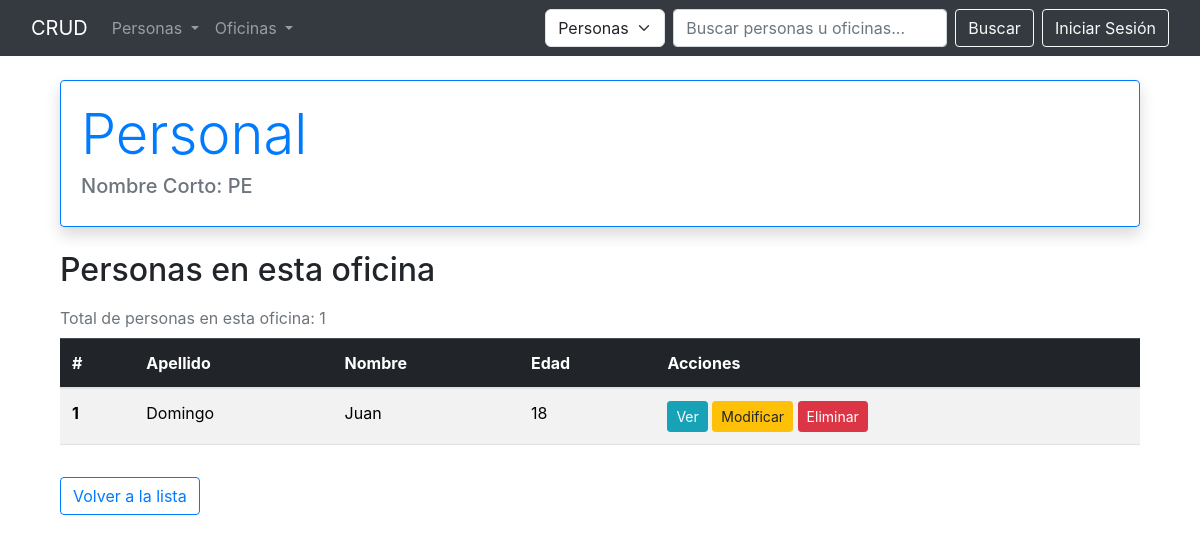
The page /oficina/detalle/3/ on the database as committed earlier.
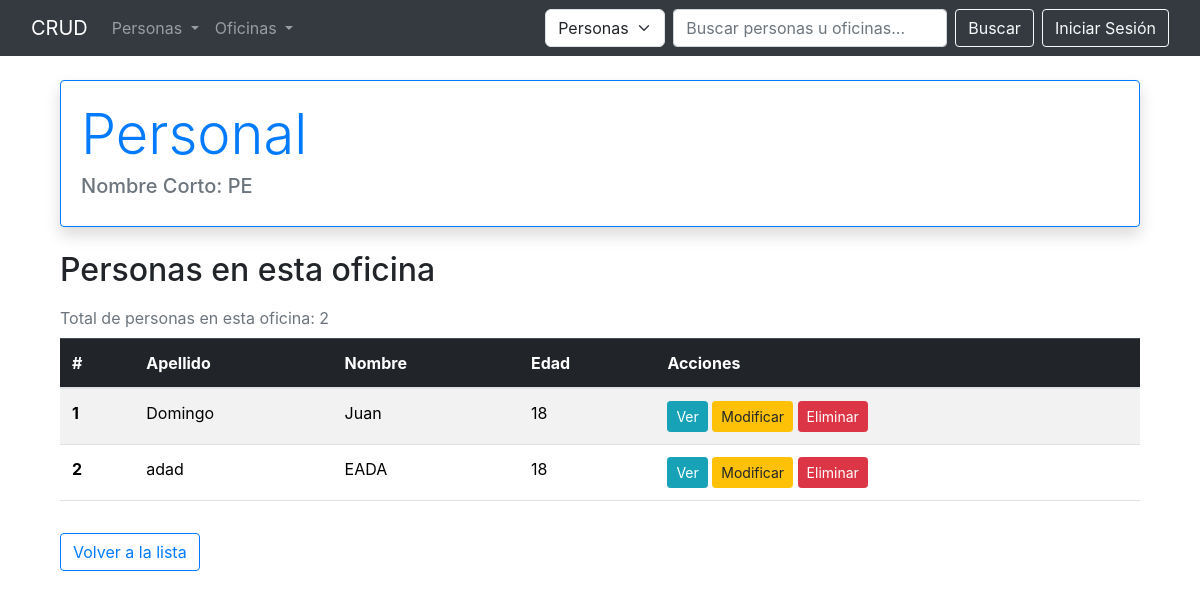
The same page on the database as committed later.
### oficina/models.py (models this page shows, shortened)
class Oficina(models.Model):
    nombre = models.CharField(max_length=50,unique=True)
    nombre_corto = models.CharField(max_length=10,unique=True,
     help_text="Nombre corto de la oficina (ADM, JAS,MARK, etc)"
    ,validators = [Validacion_nombre_corto])
    class Meta:
        verbose_name = 'Oficina'
        verbose_name_plural = 'Oficinas'

### persona/models.py (models this page shows, shortened)
class Persona(models.Model):
    apellido = models.CharField(verbose_name="apellido", max_length=50)
    nombre = models.CharField(verbose_name="nombre", max_length=50)
    edad = models.IntegerField(verbose_name="edad",
    validators=[
        MinValueValidator(18, message="La edad mínima es 18 años."),
        MaxValueValidator(90, message="La edad máxima es 90 años.")
    ],
    help_text="Ingrese la edad de la persona.")
    oficina = models.ForeignKey(Oficina, on_delete=models.PROTECT, related_name="personas", null=True, blank=True)
    class Meta:
        verbose_name = 'Persona'
        verbose_name_plural = 'Personas'

### oficina/views.py (the view)
class OficinaDetailView(DetailView):
    model = Oficina
    template_name = "oficina/detalle.html"
    context_object_name = "oficina"

### templates/oficina/detalle.html
{% extends "base.html" %}
{% block content %}
<div class="container mt-4">
    <div class="card shadow mb-4 border-primary">
        <div class="card-body">
            <h1 class="card-title text-primary display-4">{{ oficina.nombre }}</h1>
            <h5 class="card-subtitle mb-2 text-muted">Nombre Corto: {{ oficina.nombre_corto }}</h5>
        </div>
    </div>
    <h2 class="mb-3">Personas en esta oficina</h2>
    <p class="mb-2 text-muted">
        Total de personas en esta oficina: {{ oficina.personas.count }}
    </p>
    <div class="table-responsive">
      <table class="table table-striped">
        <thead class="table-dark">
          <tr>
            <th scope="col">#</th>
            <th scope="col">Apellido</th>
            <th scope="col">Nombre</th>
            <th scope="col">Edad</th>
            <th scope="col">Acciones</th>
          </tr>
        </thead>
        <tbody>
          {% for persona in oficina.personas.all %}
            <tr>
              <th scope="row">{{ forloop.counter }}</th>
              <td>{{ persona.apellido }}</td>
              <td>{{ persona.nombre }}</td>
              <td>{{ persona.edad }}</td>
              <td>
                <a href="{% url 'persona:detalle' persona.pk %}" class="btn btn-info btn-sm">Ver</a>
                <a href="{% url 'persona:actualizar' persona.pk %}" class="btn btn-warning btn-sm">Modificar</a>
                <a href="{% url 'persona:eliminar' persona.pk %}" class="btn btn-danger btn-sm">Eliminar</a>
              </td>
            </tr>
          {% empty %}
            <tr>
              <td colspan="5" class="text-center text-muted">No hay personas en esta oficina.</td>
            </tr>
          {% endfor %}
        </tbody>
      </table>
    </div>
    <a href="{% url 'oficina:lista' %}" class="btn btn-outline-primary mt-3">Volver a la lista</a>
</div>
{% endblock content %}

Rows that differ between the two databases and show on the page:
computed for Oficina "Personal": personas.count "1" → "2"
added Persona: apellido "adad", nombre "EADA", edad "18"
